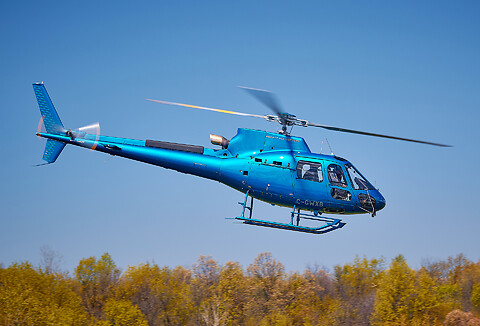
#> input picture 10_rotation/helicopter.jpg, 480 x 326 px
$ python rotation.py
#> lines starting #> are read from the running program, lines starting #| are printed output that depends on the picture
import cv2
import numpy as np

img = cv2.imread("helicopter.jpg", 0)
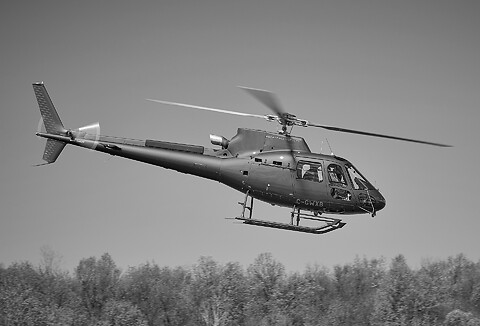
#> img: shape (326, 480); min 0, max 255, mean 131
row, col = img.shape
#> row = 326; col = 480

M = cv2.getRotationMatrix2D((col / 2, row / 2), 90, 1)
#> M = [[6.12e-17, 1, 77], [-1, 6.12e-17, 403]]

dst = cv2.warpAffine(img, M, (col, row))
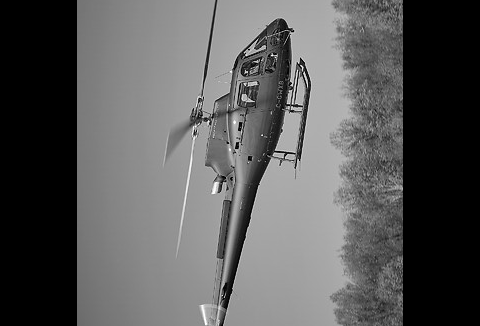
#> dst: shape (326, 480); min 0, max 255, mean 89.8

cv2.imshow("Img", img)
cv2.imshow("Dst", dst)
cv2.waitKey(0)
cv2.destroyAllWindows()
